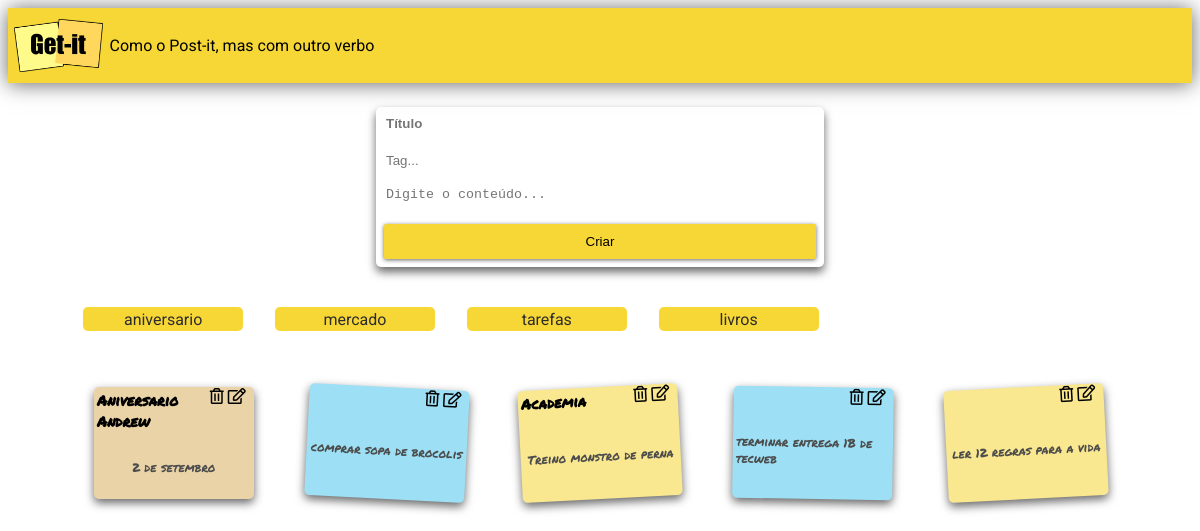
The page / on the database its author committed.
### notes/models.py (models this page shows, shortened)
class Tag(models.Model):
    tag = models.CharField(max_length=30)
    label = models.CharField(max_length=30)

class Note(models.Model):
    title = models.CharField(max_length=200)
    content = models.TextField()
    tag = models.ForeignKey(Tag, on_delete=models.SET_NULL, null=True)

### notes/views.py (the view)
# urls.py: path('', views.index, name='index'),
def index(request):
    if request.method == 'POST':
        title = request.POST.get('titulo')
        content = request.POST.get('detalhes')
        tag = None
        if (request.POST.__contains__('tag')):
            tagType = request.POST.get('tag')
            tags = Tag.objects.all()
            tag = Tag(tag=tagType, label=tagType.replace(' ', '').title())
            for _tag in tags:
                if _tag.tag == tagType:
                    tag = _tag
                    break
        if (request.POST.__contains__('id')):
            id = request.POST.get('id')
            if (tag is not None):
                note = Note(id=id, title=title, content=content, tag=tag)
            else:
                note = Note(id=id, title=title, content=content, tag=tag)
        else:
            if (tag is not None):
                note = Note(title=title, content=content, tag=tag)
            else:
                note = Note(title=title, content=content, tag=tag)
        if (request.POST.__contains__('create')):
            tag.save()
            note.save()
        elif (request.POST.__contains__('delete')):
            note.delete()
        elif (request.POST.__contains__('update')):
            if(request.POST.__contains__('old_title') or request.POST.__contains__('old_details')):
                Note.objects.filter(id=note.id).delete()
                note.save()
        return redirect('/')
    else:
        all_notes = Note.objects.all()
        all_tags = Tag.objects.all()
        tag_path = request.get_full_path()[1:]
        if (len(tag_path) > 0):
            tag_label = tag_path.split('=')[-1]
            for tag in all_tags:
                if (tag.label == tag_label):
                    id = tag.id
                    return render(request, 'notes/index.html', {'notes': all_notes.filter(tag_id=id), 'tags': all_tags.filter(label=tag_label)})
        return render(request, 'notes/index.html', {'notes': all_notes, 'tags': all_tags})

### notes/templates/notes/index.html (shortened to what this page needs)
{% extends "notes/base.html" %}
{% load static %}
{% block content %}
<div class="appbar">
    <img src="{% static 'notes/img/logo-getit.png' %}" class="logo"/>
    <span class="subtitle">Como o Post-it, mas com outro verbo</span>
</div>
<main class="container">
    <form class="form-card" method="post" autocomplete="off">
        <input
            class="form-card-title"
            type="text"
            name="titulo"
            placeholder="Título"
        />
        <input class="autoresize" type="text" name="tag" placeholder="Tag..." list="tags" />
        <textarea
            class="autoresize"
            name="detalhes"
            placeholder="Digite o conteúdo..."
        ></textarea>
        <button class="btn" type="submit" name="create">Criar</button>
    </form>
    <div class="tag-container">
        {% for tag in tags %}
            <a href="/?tag={{ tag.label }}" class="tag">{{ tag.tag }}</a>
        {% endfor %}
    </div>
    <div class="card-container">
        {% for note in notes %}
        <form class="card" method="post">
            <div class="card-header">
                <h3 class="card-title" id="title">{{ note.title }}</h3>
                <div class="btns">
                    <button class="delete-btn" type="submit" name="delete">
                        <i class="far fa-trash-alt"></i>
                    </button>
                    <button class="delete-btn" type="submit" name="update" onclick="updateValues(this)">
                        <i class="far fa-edit"></i>
                    </button>
                </div>
            </div>
            <div class="card-content">
                <p id="details">{{ note.content }}</p>
            </div>
        </form>
        {% endfor %}
    </div>
</main>
{% endblock %}

### notes/templates/notes/base.html (shortened to what this page needs)
{% load static %}
<!DOCTYPE html>
<html>
  <head>
    <link
      rel="stylesheet"
      href="https://cdnjs.cloudflare.com/ajax/libs/meyer-reset/2.0/reset.min.css"
    />
    <link rel="stylesheet" href="https://use.fontawesome.com/releases/v5.0.7/css/all.css">
    <link rel="stylesheet" href="{% static 'notes/css/getit.css' %}" />
  </head>
  <body>
    {% block content %} {% endblock %}
  </body>
</html>

### notes/static/notes/css/getit.css (style rules this page uses)
html, body { font-family: "Roboto", sans-serif; }
.btn { position: relative; display: block; padding: 10px 15px; overflow: hidden; border-width: 0; outline: none; border-radius: 2px; box-shadow: 0 1px 4px rgba(0, 0, 0, 0.6); background-color: #f7d736; transition: background-color 0.3s; margin: 0.5rem; }
.btn:before { content: ""; position: absolute; top: 50%; left: 50%; display: block; width: 0; padding-top: 0; border-radius: 100%; background-color: rgba(236, 240, 241, 0.3); -webkit-transform: translate(-50%, -50%); -moz-transform: translate(-50%, -50%); -ms-transform: translate(-50%, -50%); -o-transform: translate(-50%, -50%); transform: translate(-50%, -50%); }
.logo { width: 7.5%; height: 7.5%; margin: 0.7rem 0.4rem; }
.appbar { display: flex; align-items: center; background-color: #f7d736; box-shadow: 0 1px 20px rgba(0, 0, 0, 0.6); margin-bottom: 1.5rem; }
.form-card { display: grid; box-shadow: 0 5px 10px rgba(0, 0, 0, 0.6); border-radius: 5px; width: 28rem; margin: 1.5rem auto; }
.form-card-title { border: none; color: #2c2c2c; font-weight: bold; margin: 0.5rem 0rem 0.5rem 0.5rem; }
.autoresize { border: none; height: 1.5rem; margin: 0.5rem 0rem 0.2rem 0.5rem; resize: none; }
.card-container { display: flex; flex-wrap: wrap; justify-content: space-around; width: 90%; margin: 1.5rem auto; }
.card { display: flex; flex-direction: column; box-shadow: 0 4px 10px rgba(0, 0, 0, 0.6); margin: 1rem 0rem; border-radius: 5px; flex: 0 1 15%; height: 7rem; }
.card-header { display: flex; justify-content: space-between; width: 95%; }
.card-title { font-family: 'Permanent Marker', cursive; font-size: 0.9rem; margin: 0.2rem 0.2rem 0.4rem; width:65%; }
.card-content { display: flex; font-family: 'Permanent Marker', cursive; color: #4c4c4c; font-size: 0.75rem; margin: 0.2rem 0.2rem 0.4rem; flex: 80%; justify-content: center; align-items: center; }
.card-color-1 { background-color: #ead3a7; }
.card-color-2 { background-color: #9de0f5; }
.card-color-4 { background-color: #fae890; }
.card-rotation-3 { transform: rotate(3deg); }
.card-rotation-6 { transform: rotate(-3deg); }
.card-rotation-9 { transform: rotate(1deg); }
.delete-btn { background: none; color: inherit; border: none; padding: 0; font: inherit; cursor: pointer; outline: inherit; }
.tag-container { display: flex; flex-wrap: wrap; justify-content: left; width: 90%; margin: 1.5rem auto; }
.tag { display: flex; margin: 1rem 1rem; border-radius: 5px; flex: 0 1 15%; height: 1.5rem; justify-content: space-around; text-decoration: none; color: #2c2c2c; background-color: #f7d736; align-items: center; }

### rows shown on the page
Tag: tag "aniversario"
Tag: tag "mercado"
Tag: tag "tarefas"
Tag: tag "livros"
Note: title "Aniversario Andrew", content "2 de setembro"
Note: content "comprar sopa de brocolis"
Note: title "Academia", content "Treino monstro de perna"
Note: content "terminar entrega 1B de tecweb"
Note: content "ler 12 regras para a vida"
